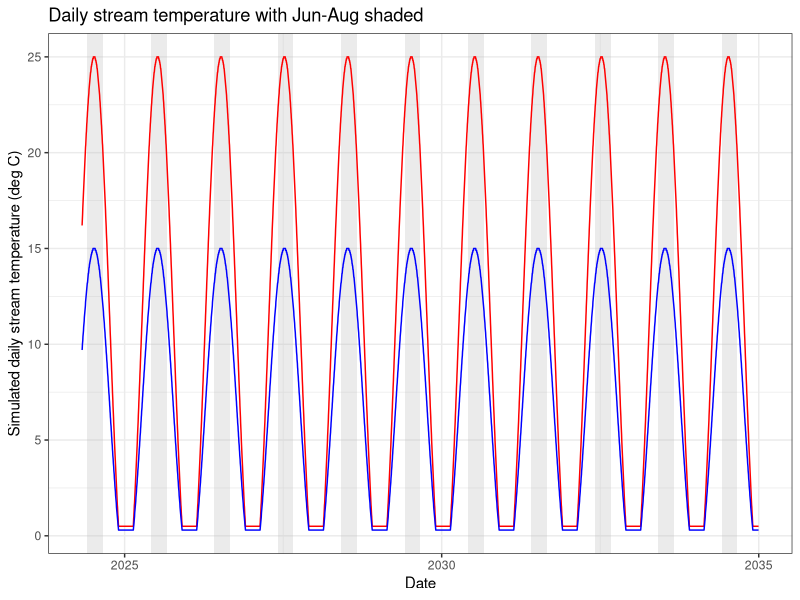
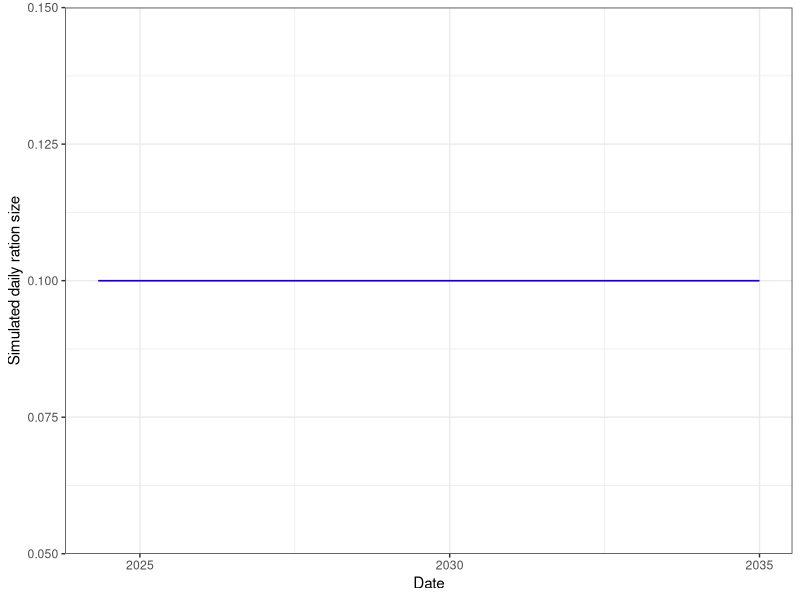
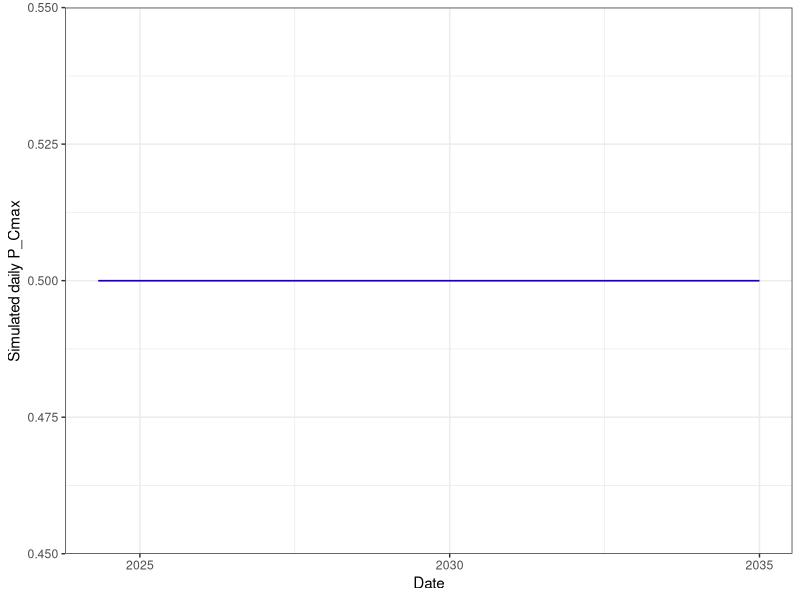

These charts were generated, in order, by the following R code:
## ---- chunk 1
library(tidyverse)
library(ggpubr)
library(egg)
## ---- chunk 2
# Set seed for reproducibility
set.seed(123)

# 1. Create a date range (1 year)
dates <- seq(as.Date("2024-05-01"), as.Date("2034-12-31"), by="day")
n <- length(dates)
doy <- as.numeric(format(dates, "%j")) # Day of year

# 2. Simulate Stream Temperature (Sine wave + Noise)
# Parameters: Midpoint, Amplitude, Offset
base_temp <- 11        # Average annual temperature
amplitude <- 14         # Seasonal fluctuation amplitude
# Peak temperature occurs late in the year (July/Aug)
stream_temp <- base_temp + amplitude * sin(2 * pi * (doy - 100) / 365)

# 3. Add random noise (daily weather variation)
noise <- rnorm(n, mean = 0, sd = 0) # no variation for simplicity
simulated_temp <- stream_temp + noise

# 4. Force values near 0 to small postive, max = 25
simulated_temp[simulated_temp < 0.5] <- 0.5
simulated_temp[simulated_temp > 25] <- 25

# 4. Simulate cold regime using a multiplier
simulated_temp_cold <- simulated_temp*0.6

# 4. Create Data Frame
habitat_df <- tibble(date = dates, 
                     doy = doy, 
                     dayofsim = 1:length(dates),
                     temp_warm = round(simulated_temp, digits = 1), 
                     temp_cold = round(simulated_temp_cold, digits = 1))

# 5. Plot the simulation
summer_shading <- data.frame(
  xmin = as.Date(paste0(unique(format(habitat_df$date, "%Y")), "-06-01")),
  xmax = as.Date(paste0(unique(format(habitat_df$date, "%Y")), "-08-31")),
  ymin = -Inf, ymax = Inf
)

habitat_df %>% ggplot() +
  geom_rect(data = summer_shading,
            aes(xmin = xmin, xmax = xmax, ymin = ymin, ymax = ymax),
            fill = "grey", alpha = 0.3, inherit.aes = FALSE) +
  geom_line(aes(x = date, y = temp_warm), color = "red") +
  geom_line(aes(x = date, y = temp_cold), color = "blue") +
  theme_bw() + 
  xlab("Date") + 
  ylab("Simulated daily stream temperature (deg C)") + 
  labs(title = "Daily stream temperature with Jun-Aug shaded")


# function to retrieve water temperature in patch = patch and at doy/time = t
get_patchtemp <- function(t, patch) {
  if (patch == "warm") {
    habitat_df$temp_warm[habitat_df$dayofsim == t]
  } else {
    habitat_df$temp_cold[habitat_df$dayofsim == t]
  }
}
## ---- chunk 3
# define habitat specific ration size
ration_cold <- 0.10
ration_warm <- 0.10

# define random variation in ration size
ration_sd <- 0.00 # no variation for simplicity

# function to generate patch food availability at time t (stochastic)
patch_food <- function(patch) {
  if (patch == "warm") {
    max(0, min(1, rnorm(1, ration_warm, ration_sd)))
  } else {
    max(0, min(1, rnorm(1, ration_cold, ration_sd)))
  }
}

# define food in habitat tibble
habitat_df <- habitat_df %>% 
  mutate(ration_warm = replicate(n = dim(.)[1], patch_food("warm")),
         ration_cold = replicate(n = dim(.)[1], patch_food("cold")))

# plot ration size
habitat_df %>% ggplot() + 
  geom_line(aes(x = date, y = ration_warm), color = "red") +
  geom_line(aes(x = date, y = ration_cold), color = "blue") +
  theme_bw() + 
  xlab("Date") + 
  ylab("Simulated daily ration size")


# function to retrieve ration in patch = patch and at doy/time = t
get_patchration <- function(t, patch) {
  if (patch == "warm") {
    habitat_df$ration_warm[habitat_df$dayofsim == t]
  } else {
    habitat_df$ration_cold[habitat_df$dayofsim == t]
  }
}
## ---- chunk 4
# define habitat specific ration size
pcmax_cold <- 0.5
pcmax_warm <- 0.5

# define random variation in ration size
pcmax_sd <- 0.00 # no variation for simplicity

# function to generate patch food availability at time t (stochastic)
patch_pcmax <- function(patch) {
  if (patch == "warm") {
    max(0, min(1, rnorm(1, pcmax_warm, ration_sd)))
  } else {
    max(0, min(1, rnorm(1, pcmax_cold, ration_sd)))
  }
}

# define food in habitat tibble
habitat_df <- habitat_df %>% 
  mutate(pcmax_warm = replicate(n = dim(.)[1], patch_pcmax("warm")),
         pcmax_cold = replicate(n = dim(.)[1], patch_pcmax("cold")))

# plot ration size
habitat_df %>% ggplot() + 
  geom_line(aes(x = date, y = pcmax_warm), color = "red") +
  geom_line(aes(x = date, y = pcmax_cold), color = "blue") +
  theme_bw() + 
  xlab("Date") + 
  ylab("Simulated daily P_Cmax")


# function to retrieve ration in patch = patch and at doy/time = t
get_patchpcmax <- function(t, patch) {
  if (patch == "warm") {
    habitat_df$pcmax_warm[habitat_df$dayofsim == t]
  } else {
    habitat_df$pcmax_cold[habitat_df$dayofsim == t]
  }
}
## ---- chunk 5
str(habitat_df)
head(habitat_df)
